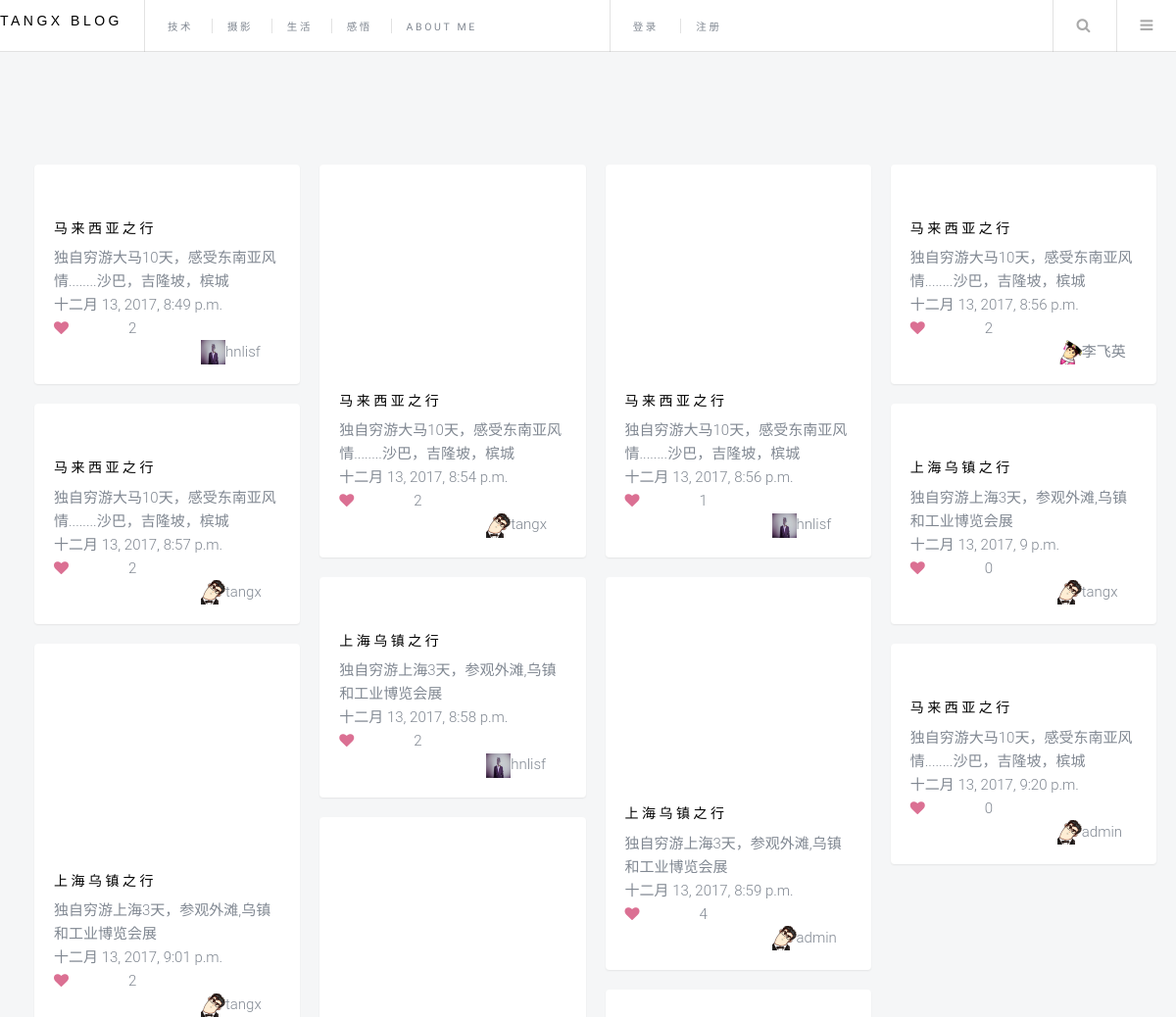
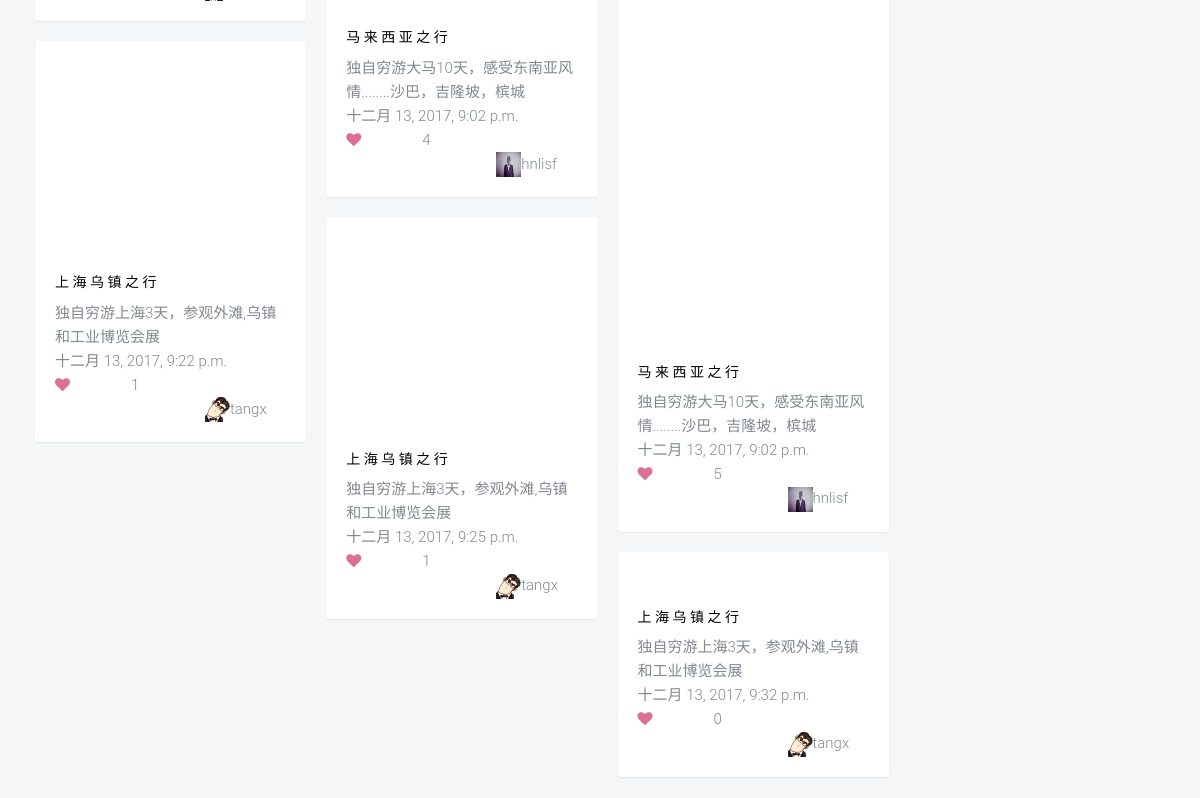
Page /photo/show/ on the earlier database version (2 pictures, top to bottom).
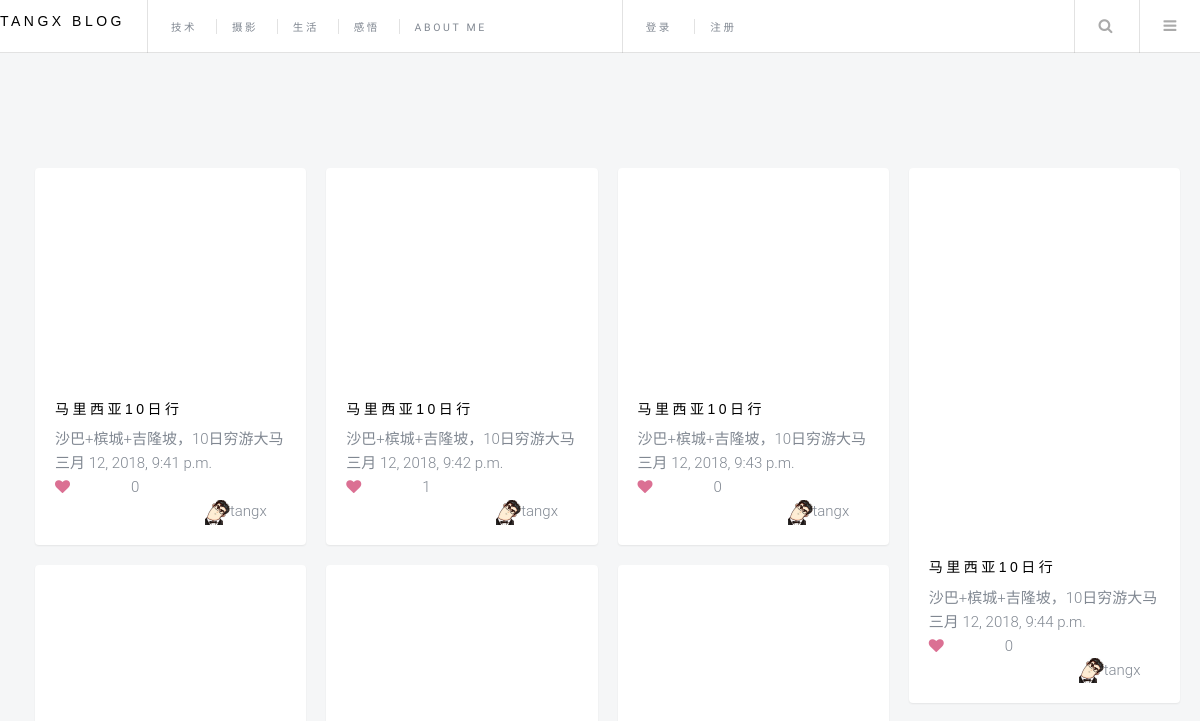
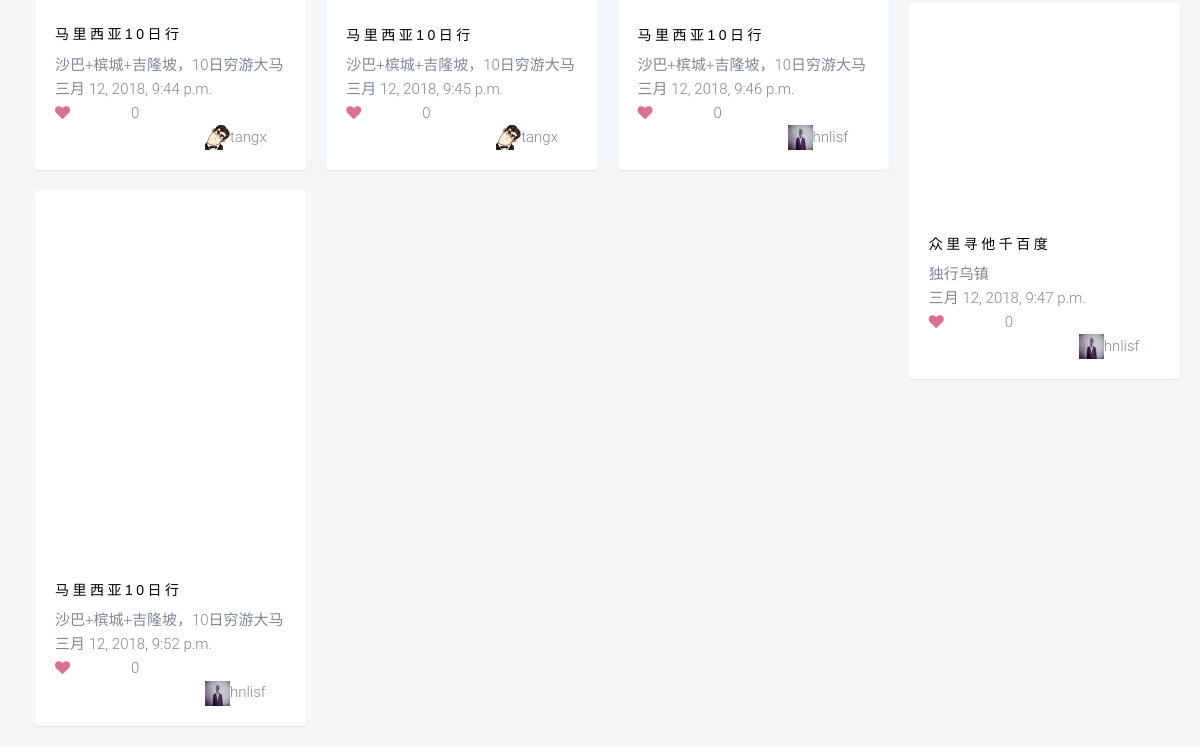
Same page on the later database version (2 pictures, top to bottom).
### photo/models.py (models this page shows, shortened)
class MyPhoto(models.Model):
    title=models.CharField(max_length=60,verbose_name='标题')
    upload_time=models.DateTimeField(auto_now_add=True,verbose_name='上传时间')
    description=models.CharField(max_length=300,verbose_name='描述')
    photo=models.ImageField(upload_to='avatar/myphoto/%Y/%m/%d/')
    photo_author=models.ForeignKey(User,verbose_name='作者')
    views=models.PositiveIntegerField(verbose_name='点赞量',default=0)

### users/models.py (models this page shows)
class User(AbstractUser):
    nickname = models.CharField(max_length=64,unique=True,db_index=True,verbose_name='昵称')
    signature = models.CharField(max_length=128,default='这家伙很懒什么都没有留下',verbose_name='个性签名')
    headshot = models.ImageField(upload_to='avatar/headshot/%Y/%m/%d/', default='default.jpg',verbose_name='头像')
    class Meta(AbstractUser.Meta):
        pass
    def __str__(self):
        return self.username

### photo/views.py (the view)
class ShowPhotoView(ListView):
    model = MyPhoto
    template_name = 'photo/show.html'
    context_object_name = 'photo_list'

### templates/photo/show.html (shortened to what this page needs)
{% load static %}
<!DOCTYPE html>
 <html class="no-js">
	<head>
        <link rel="stylesheet" href="{% static 'assets/css/main.css' %}"/>
        <link rel="stylesheet" href="{% static 'assets/highlights/github.css' %}">
	<link rel="stylesheet" href="{% static 'css/animate.css' %}">
	<link rel="stylesheet" href="{% static 'css/magnific-popup.css' %}">
	<link rel="stylesheet" href="{% static 'css/salvattore.css' %}">
	<link rel="stylesheet" href="{% static 'css/style.css' %}">
	</head>
	<body>
    <div id="wrapper" >
					<header id="header">
						<h5 style="line-height: 52px;margin-top: -5px"><a href="{% url 'blog:index' %}">Tangx Blog</a></h5>
						<nav class="links">
							<ul>
								<li><a href="#">技术</a></li>
								<li><a href="{% url 'photo:show' %}">摄影</a></li>
								<li><a href="#">生活</a></li>
								<li><a href="#">感悟</a></li>
								<li><a href="#">About Me</a></li>
							</ul>
						</nav>
                        <nav class="links usernav">
                           <ul>
                               {% if user.is_authenticated  %}
                                <li class="cl-effect-11"><a href="#"><img src="{{ user.headshot.url }} " height="30" width="30"/></a></li>
                                <li class="cl-effect-11"><a href="#" data-hover="{{ user.username }}">{{ user.username }}</a></li>
                                <li class="cl-effect-11"><a href="{% url 'logout' %}?next={{ request.path }}" data-hover="注销">注销</a></li>
                                <li class="cl-effect-11"><a href="{% url 'password_change' %}?next={{ request.path }}" data-hover="修改密码">修改密码</a></li>
                                 <li class="cl-effect-11"><a href="{% url 'photo:pub' user.pk %}" data-hover="发布">秀一下美图</a></li>
                            {% else %}
                                <li class="cl-effect-11" id="mylogin" >
                                    <a id='mylogina' style="cursor: pointer" >登录</a>
                                </li>
                                <li class="cl-effect-11"><a href="{% url 'users:register' %}?next={{ request.path }}" data-hover="注册">注册</a></li>
                            {% endif %}
                           </ul>
						</nav>
						<nav class="main">
							<ul>
								<li class="search">
									<a class="fa-search" href="#search">Search</a>
								</li>
								<li class="menu">
									<a class="fa-bars" href="#menu">Menu</a>
								</li>
							</ul>
						</nav>
					</header>
    </div>
	<div id="fh5co-main" style="margin-top: -60px">
		<div class="container">
			<div class="row">
        <div id="fh5co-board" data-columns>
            {% for photo in photo_list %}
                <div class="item">
        		<div class="fh5co-desc">
                    <h5>{{ photo.title }}</h5>
                    <span>{{ photo.description }}</span><br>
                    <span>{{ photo.upload_time }}</span><br>
                    <div><a class="icon fa-heart like" style="color:palevioletred;cursor: pointer;display: inline" onclick="likes(this,{{ photo.pk }});"></a><span class="likeadd">点赞+1</span><span>&nbsp;&nbsp;&nbsp;&nbsp;{{ photo.views }}</span></div>
                    <span style="margin-left:150px ">
                        <img src="{{ photo.photo_author.headshot.url }}" style="width: 25px;height: 25px">{{ photo.photo_author }}
                    </span>
                </div>
        	</div>
            {% endfor %}
        </div>
        </div>
       </div>
	</div>
	</body>
</html>

### photo/static/css/salvattore.css (style rules this page uses)
#fh5co-board[data-columns]::before { content: '4 .column.size-1of4'; }
@media screen and (min-width: 851px) { #fh5co-board[data-columns]::before { content: '4 .column.size-1of4'; } }

### templates/photo/show.html (style rules this page uses)
#mylogin { width: 30px;height: 56px }

Differences in the rows shown:
removed MyPhoto: title "马来西亚之行", description "独自穷游大马10天，感受东南亚风情........沙巴，吉隆坡，槟城", upload_time "十二月 13, 2017, 8:49 p.m.", views "2", photo_author.headshot (picture), photo_author "hnlisf"
removed MyPhoto: title "马来西亚之行", description "独自穷游大马10天，感受东南亚风情........沙巴，吉隆坡，槟城", upload_time "十二月 13, 2017, 8:54 p.m.", views "2", photo_author.headshot (placeholder picture), photo_author "tangx"
removed MyPhoto: title "马来西亚之行", description "独自穷游大马10天，感受东南亚风情........沙巴，吉隆坡，槟城", upload_time "十二月 13, 2017, 8:56 p.m.", views "1", photo_author.headshot (picture), photo_author "hnlisf"
removed MyPhoto: title "马来西亚之行", description "独自穷游大马10天，感受东南亚风情........沙巴，吉隆坡，槟城", upload_time "十二月 13, 2017, 8:56 p.m.", views "2", photo_author.headshot (picture), photo_author "李飞英"
removed MyPhoto: title "马来西亚之行", description "独自穷游大马10天，感受东南亚风情........沙巴，吉隆坡，槟城", upload_time "十二月 13, 2017, 8:57 p.m.", views "2", photo_author.headshot (placeholder picture), photo_author "tangx"
removed MyPhoto: title "上海乌镇之行", description "独自穷游上海3天，参观外滩,乌镇和工业博览会展", upload_time "十二月 13, 2017, 8:58 p.m.", views "2", photo_author.headshot (picture), photo_author "hnlisf"
removed MyPhoto: title "上海乌镇之行", description "独自穷游上海3天，参观外滩,乌镇和工业博览会展", upload_time "十二月 13, 2017, 8:59 p.m.", views "4", photo_author.headshot (placeholder picture), photo_author "admin"
removed MyPhoto: title "上海乌镇之行", description "独自穷游上海3天，参观外滩,乌镇和工业博览会展", upload_time "十二月 13, 2017, 9 p.m.", views "0", photo_author.headshot (placeholder picture), photo_author "tangx"
removed MyPhoto: title "上海乌镇之行", description "独自穷游上海3天，参观外滩,乌镇和工业博览会展", upload_time "十二月 13, 2017, 9:01 p.m.", views "2", photo_author.headshot (placeholder picture), photo_author "tangx"
removed MyPhoto: title "马来西亚之行", description "独自穷游大马10天，感受东南亚风情........沙巴，吉隆坡，槟城", upload_time "十二月 13, 2017, 9:02 p.m.", views "4", photo_author.headshot (picture), photo_author "hnlisf"
removed MyPhoto: title "马来西亚之行", description "独自穷游大马10天，感受东南亚风情........沙巴，吉隆坡，槟城", upload_time "十二月 13, 2017, 9:02 p.m.", views "5", photo_author.headshot (picture), photo_author "hnlisf"
removed MyPhoto: title "马来西亚之行", description "独自穷游大马10天，感受东南亚风情........沙巴，吉隆坡，槟城", upload_time "十二月 13, 2017, 9:20 p.m.", views "0", photo_author.headshot (placeholder picture), photo_author "admin"
removed MyPhoto: title "上海乌镇之行", description "独自穷游上海3天，参观外滩,乌镇和工业博览会展", upload_time "十二月 13, 2017, 9:22 p.m.", views "1", photo_author.headshot (placeholder picture), photo_author "tangx"
removed MyPhoto: title "上海乌镇之行", description "独自穷游上海3天，参观外滩,乌镇和工业博览会展", upload_time "十二月 13, 2017, 9:25 p.m.", views "1", photo_author.headshot (placeholder picture), photo_author "tangx"
removed MyPhoto: title "上海乌镇之行", description "独自穷游上海3天，参观外滩,乌镇和工业博览会展", upload_time "十二月 13, 2017, 9:32 p.m.", views "0", photo_author.headshot (placeholder picture), photo_author "tangx"
added MyPhoto: title "马里西亚10日行", description "沙巴+槟城+吉隆坡，10日穷游大马", upload_time "三月 12, 2018, 9:41 p.m.", views "0", photo_author.headshot (placeholder picture), photo_author "tangx"
added MyPhoto: title "马里西亚10日行", description "沙巴+槟城+吉隆坡，10日穷游大马", upload_time "三月 12, 2018, 9:42 p.m.", views "1", photo_author.headshot (placeholder picture), photo_author "tangx"
added MyPhoto: title "马里西亚10日行", description "沙巴+槟城+吉隆坡，10日穷游大马", upload_time "三月 12, 2018, 9:43 p.m.", views "0", photo_author.headshot (placeholder picture), photo_author "tangx"
added MyPhoto: title "马里西亚10日行", description "沙巴+槟城+吉隆坡，10日穷游大马", upload_time "三月 12, 2018, 9:44 p.m.", views "0", photo_author.headshot (placeholder picture), photo_author "tangx"
added MyPhoto: title "马里西亚10日行", description "沙巴+槟城+吉隆坡，10日穷游大马", upload_time "三月 12, 2018, 9:44 p.m.", views "0", photo_author.headshot (placeholder picture), photo_author "tangx"
added MyPhoto: title "马里西亚10日行", description "沙巴+槟城+吉隆坡，10日穷游大马", upload_time "三月 12, 2018, 9:45 p.m.", views "0", photo_author.headshot (placeholder picture), photo_author "tangx"
added MyPhoto: title "马里西亚10日行", description "沙巴+槟城+吉隆坡，10日穷游大马", upload_time "三月 12, 2018, 9:46 p.m.", views "0", photo_author.headshot (picture), photo_author "hnlisf"
added MyPhoto: title "众里寻他千百度", description "独行乌镇", upload_time "三月 12, 2018, 9:47 p.m.", views "0", photo_author.headshot (picture), photo_author "hnlisf"
added MyPhoto: title "马里西亚10日行", description "沙巴+槟城+吉隆坡，10日穷游大马", upload_time "三月 12, 2018, 9:52 p.m.", views "0", photo_author.headshot (picture), photo_author "hnlisf"
